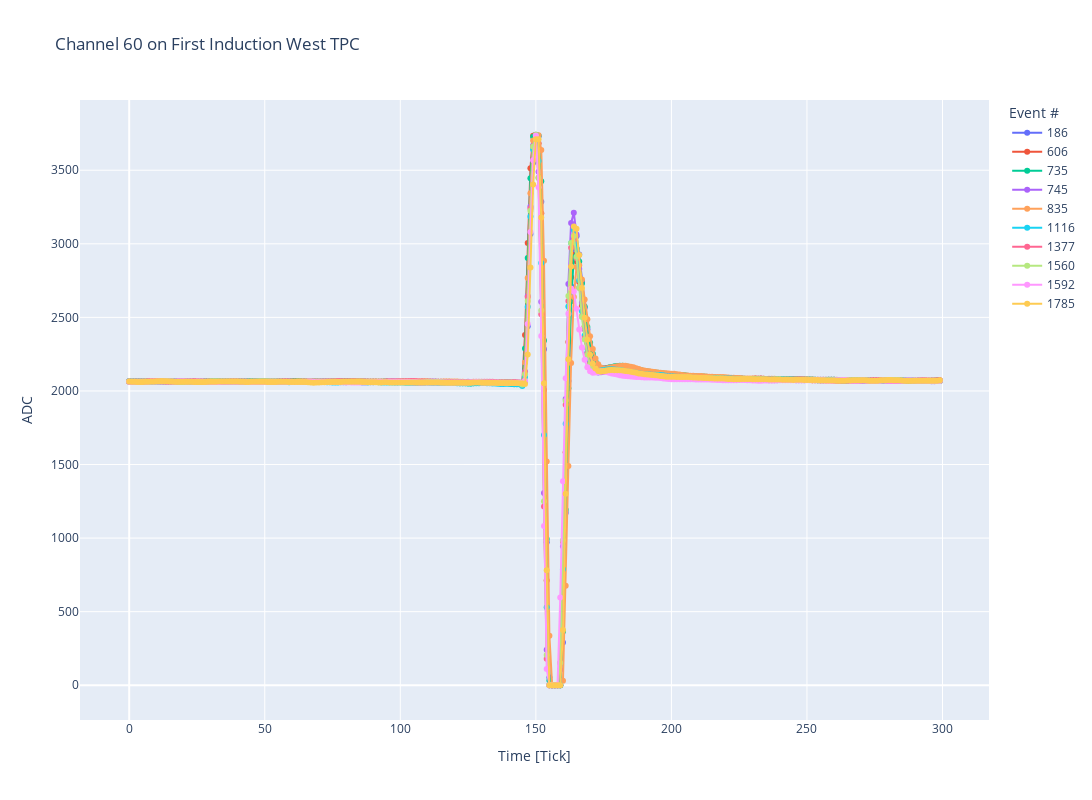

The code cell stored with this chart in its notebook:
### Code cell
channel = 60
files = []
Event = [186,606,735,745,835,1116,1377,1560,1592,1785]
for event in Event:
    files.append(f"/Users/danielcarber/Documents/SBND/Noise Analysis/data/waveform_output_{event}.root")

#print(np.median(Waveform_df['Channel_1'][:np.argmax(Waveform_df['Channel_1'])-20]))
fig = make_subplots(rows=1,cols=1)
for f in range(len(files)):
    Waveform_df = {}
    ch_id = 0
    file = uproot.open(files[f])
    raw_rms = file['tpc_noise;1']['UB_plane'].array().to_list()
    for r,rms in tqdm(enumerate(raw_rms)):
        if r%3415 == 0:
            Waveform_df[f'Channel_{ch_id}'] = []
            Waveform_df[f'Channel_{ch_id}'].append(rms)
            ch_id +=1
        else:
            Waveform_df[f'Channel_{ch_id-1}'].append(rms)
    Waveform_df = pd.DataFrame(Waveform_df)
    pulse = Waveform_df[f'Channel_{channel}'][np.argmax(Waveform_df[f'Channel_{channel}'])-150:np.argmax(Waveform_df[f'Channel_{channel}'])+150]
    #plt.scatter(range(300),Waveform_df[f'Channel_650'][np.argmax(Waveform_df['Channel_650'])-150:np.argmax(Waveform_df['Channel_650'])+150] ,alpha = .8,s = 5, label = f"Event {Event[f]}")
    fig.add_trace(go.Scatter(x=list(range(300)),y =pulse,name=f"{Event[f]}",mode = 'markers+lines'),row=1,col=1)
fig.update_layout(height = 800, width = 1200,showlegend = True)
fig.update_layout(
    title=f"Channel {channel} on First Induction West TPC",
    xaxis_title="Time [Tick]",
    yaxis_title="ADC",
    legend_title="Event #",)
#plt.ylim(-100,5000)
#plt.xlim(np.argmax(Waveform_df['Channel_1'])-100,np.argmax(Waveform_df['Channel_1'])+100)
#plt.yscale("log")
#plt.legend(loc = "upper right")
#plt.xlabel("Time [Ticks]")
#plt.ylabel("ADC")
#plt.title("Example Waveform Channel 873")
#plt.show()
fig.show()

### Figure 1 — Plotly figure (JSON) as saved in the notebook; plotly's stock layout.template omitted (floating-point values rounded to 4 significant figures; data arrays with more than 128 entries replaced by an {"elided": "..."} marker saying what was removed)
{"data": [{"mode": "markers+lines", "name": "186", "type": "scatter", "x": {"elided": "300 int values"}, "xaxis": "x", "y": {"elided": "300 int values"}, "yaxis": "y"}, {"mode": "markers+lines", "name": "606", "type": "scatter", "x": {"elided": "300 int values"}, "xaxis": "x", "y": {"elided": "300 int values"}, "yaxis": "y"}, {"mode": "markers+lines", "name": "735", "type": "scatter", "x": {"elided": "300 int values"}, "xaxis": "x", "y": {"elided": "300 int values"}, "yaxis": "y"}, {"mode": "markers+lines", "name": "745", "type": "scatter", "x": {"elided": "300 int values"}, "xaxis": "x", "y": {"elided": "300 int values"}, "yaxis": "y"}, {"mode": "markers+lines", "name": "835", "type": "scatter", "x": {"elided": "300 int values"}, "xaxis": "x", "y": {"elided": "300 int values"}, "yaxis": "y"}, {"mode": "markers+lines", "name": "1116", "type": "scatter", "x": {"elided": "300 int values"}, "xaxis": "x", "y": {"elided": "300 int values"}, "yaxis": "y"}, {"mode": "markers+lines", "name": "1377", "type": "scatter", "x": {"elided": "300 int values"}, "xaxis": "x", "y": {"elided": "300 int values"}, "yaxis": "y"}, {"mode": "markers+lines", "name": "1560", "type": "scatter", "x": {"elided": "300 int values"}, "xaxis": "x", "y": {"elided": "300 int values"}, "yaxis": "y"}, {"mode": "markers+lines", "name": "1592", "type": "scatter", "x": {"elided": "300 int values"}, "xaxis": "x", "y": {"elided": "300 int values"}, "yaxis": "y"}, {"mode": "markers+lines", "name": "1785", "type": "scatter", "x": {"elided": "300 int values"}, "xaxis": "x", "y": {"elided": "300 int values"}, "yaxis": "y"}], "layout": {"height": 800, "legend": {"title": {"text": "Event #"}}, "showlegend": true, "title": {"text": "Channel 60 on First Induction West TPC"}, "width": 1200, "xaxis": {"anchor": "y", "domain": [0, 1], "title": {"text": "Time [Tick]"}}, "yaxis": {"anchor": "x", "domain": [0, 1], "title": {"text": "ADC"}}}}
